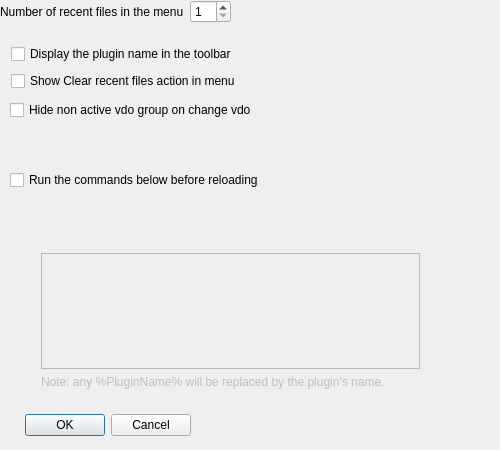
<?xml version="1.0" encoding="UTF-8"?>
<ui version="4.0">
 <author>Borys Jurgiel</author>
 <class>ConfigurationDialogBase</class>
 <widget class="QDialog" name="ConfigurationDialogBase">
  <property name="geometry">
   <rect>
    <x>0</x>
    <y>0</y>
    <width>500</width>
    <height>450</height>
   </rect>
  </property>
  <property name="sizePolicy">
   <sizepolicy hsizetype="Preferred" vsizetype="Preferred">
    <horstretch>0</horstretch>
    <verstretch>0</verstretch>
   </sizepolicy>
  </property>
  <property name="maximumSize">
   <size>
    <width>500</width>
    <height>500</height>
   </size>
  </property>
  <property name="contextMenuPolicy">
   <enum>Qt::DefaultContextMenu</enum>
  </property>
  <property name="windowTitle">
   <string>Configure Carindb VDO</string>
  </property>
  <property name="whatsThis">
   <string/>
  </property>
  <widget class="QDialogButtonBox" name="buttonBox">
   <property name="geometry">
    <rect>
     <x>11</x>
     <y>411</y>
     <width>193</width>
     <height>28</height>
    </rect>
   </property>
   <property name="focusPolicy">
    <enum>Qt::NoFocus</enum>
   </property>
   <property name="standardButtons">
    <set>QDialogButtonBox::Cancel|QDialogButtonBox::Ok</set>
   </property>
   <property name="centerButtons">
    <bool>true</bool>
   </property>
  </widget>
  <widget class="QCheckBox" name="cbToolButtonText">
   <property name="geometry">
    <rect>
     <x>11</x>
     <y>44</y>
     <width>243</width>
     <height>20</height>
    </rect>
   </property>
   <property name="toolTip">
    <string>Display description with the current plugin name beside the icon in the Plugin toolbar.</string>
   </property>
   <property name="text">
    <string>Display the plugin name in the toolbar</string>
   </property>
  </widget>
  <widget class="QCheckBox" name="cbExtraCommands">
   <property name="geometry">
    <rect>
     <x>10</x>
     <y>170</y>
     <width>273</width>
     <height>20</height>
    </rect>
   </property>
   <property name="sizePolicy">
    <sizepolicy hsizetype="Expanding" vsizetype="Fixed">
     <horstretch>0</horstretch>
     <verstretch>0</verstretch>
    </sizepolicy>
   </property>
   <property name="toolTip">
    <string>&lt;html&gt;&lt;head/&gt;&lt;body&gt;&lt;p&gt;QGIS will try to execute any commands typed here in a shell before reloading the plugin.&lt;/p&gt;
&lt;p&gt;This can be useful, for example, if you need to copy the new source code into the QGIS plugins directory.&lt;/p&gt;&lt;/body&gt;&lt;/html&gt;</string>
   </property>
   <property name="text">
    <string>Run the commands below before reloading</string>
   </property>
  </widget>
  <widget class="QCheckBox" name="cbShowClearRecent">
   <property name="geometry">
    <rect>
     <x>11</x>
     <y>71</y>
     <width>248</width>
     <height>20</height>
    </rect>
   </property>
   <property name="text">
    <string>Show Clear recent files action in menu</string>
   </property>
  </widget>
  <widget class="QCheckBox" name="cbHideNonActiveVdo">
   <property name="geometry">
    <rect>
     <x>10</x>
     <y>100</y>
     <width>273</width>
     <height>20</height>
    </rect>
   </property>
   <property name="sizePolicy">
    <sizepolicy hsizetype="Expanding" vsizetype="Fixed">
     <horstretch>0</horstretch>
     <verstretch>0</verstretch>
    </sizepolicy>
   </property>
   <property name="toolTip">
    <string>&lt;html&gt;&lt;head/&gt;&lt;body&gt;&lt;p&gt;QGIS will try to execute any commands typed here in a shell before reloading the plugin.&lt;/p&gt;
&lt;p&gt;This can be useful, for example, if you need to copy the new source code into the QGIS plugins directory.&lt;/p&gt;&lt;/body&gt;&lt;/html&gt;</string>
   </property>
   <property name="text">
    <string>Hide non active vdo group on change vdo</string>
   </property>
  </widget>
  <widget class="QWidget" name="">
   <property name="geometry">
    <rect>
     <x>11</x>
     <y>204</y>
     <width>409</width>
     <height>191</height>
    </rect>
   </property>
   <layout class="QGridLayout" name="gridLayout_2">
    <property name="topMargin">
     <number>49</number>
    </property>
    <property name="bottomMargin">
     <number>6</number>
    </property>
    <item row="0" column="0">
     <spacer name="horizontalSpacer">
      <property name="orientation">
       <enum>Qt::Horizontal</enum>
      </property>
      <property name="sizeType">
       <enum>QSizePolicy::Fixed</enum>
      </property>
      <property name="sizeHint" stdset="0">
       <size>
        <width>30</width>
        <height>20</height>
       </size>
      </property>
     </spacer>
    </item>
    <item row="0" column="1">
     <widget class="QPlainTextEdit" name="pteExtraCommands">
      <property name="enabled">
       <bool>false</bool>
      </property>
      <property name="toolTip">
       <string>&lt;html&gt;&lt;head/&gt;&lt;body&gt;&lt;p&gt;QGIS will try to execute any commands typed here in a shell before reloading the plugin.&lt;/p&gt;
&lt;p&gt;This can be useful, for example, if you need to copy the new source code into the QGIS plugins directory.&lt;/p&gt;&lt;/body&gt;&lt;/html&gt;</string>
      </property>
     </widget>
    </item>
    <item row="1" column="1">
     <widget class="QLabel" name="lblExtraCommands">
      <property name="enabled">
       <bool>false</bool>
      </property>
      <property name="text">
       <string>Note: any %PluginName% will be replaced by the plugin's name.</string>
      </property>
      <property name="buddy">
       <cstring>pteExtraCommands</cstring>
      </property>
     </widget>
    </item>
   </layout>
  </widget>
  <widget class="QWidget" name="">
   <layout class="QHBoxLayout" name="horizontalLayout">
    <item>
     <widget class="QLabel" name="label">
      <property name="sizePolicy">
       <sizepolicy hsizetype="Expanding" vsizetype="Preferred">
        <horstretch>0</horstretch>
        <verstretch>0</verstretch>
       </sizepolicy>
      </property>
      <property name="toolTip">
       <string>Maximum number of entries in the drop-down menu</string>
      </property>
      <property name="text">
       <string>Number of recent files in the menu</string>
      </property>
     </widget>
    </item>
    <item>
     <widget class="QSpinBox" name="sbRecentFilesCount">
      <property name="minimum">
       <number>1</number>
      </property>
      <property name="maximum">
       <number>32</number>
      </property>
      <property name="value">
       <number>1</number>
      </property>
     </widget>
    </item>
   </layout>
  </widget>
 </widget>
 <tabstops>
  <tabstop>sbRecentFilesCount</tabstop>
  <tabstop>cbToolButtonText</tabstop>
  <tabstop>cbExtraCommands</tabstop>
  <tabstop>pteExtraCommands</tabstop>
 </tabstops>
 <resources/>
 <connections>
  <connection>
   <sender>buttonBox</sender>
   <signal>accepted()</signal>
   <receiver>ConfigurationDialogBase</receiver>
   <slot>accept()</slot>
   <hints>
    <hint type="sourcelabel">
     <x>117</x>
     <y>192</y>
    </hint>
    <hint type="destinationlabel">
     <x>42</x>
     <y>91</y>
    </hint>
   </hints>
  </connection>
  <connection>
   <sender>buttonBox</sender>
   <signal>rejected()</signal>
   <receiver>ConfigurationDialogBase</receiver>
   <slot>reject()</slot>
   <hints>
    <hint type="sourcelabel">
     <x>253</x>
     <y>192</y>
    </hint>
    <hint type="destinationlabel">
     <x>208</x>
     <y>20</y>
    </hint>
   </hints>
  </connection>
  <connection>
   <sender>cbExtraCommands</sender>
   <signal>toggled(bool)</signal>
   <receiver>pteExtraCommands</receiver>
   <slot>setEnabled(bool)</slot>
   <hints>
    <hint type="sourcelabel">
     <x>249</x>
     <y>78</y>
    </hint>
    <hint type="destinationlabel">
     <x>267</x>
     <y>127</y>
    </hint>
   </hints>
  </connection>
  <connection>
   <sender>cbExtraCommands</sender>
   <signal>toggled(bool)</signal>
   <receiver>lblExtraCommands</receiver>
   <slot>setEnabled(bool)</slot>
   <hints>
    <hint type="sourcelabel">
     <x>249</x>
     <y>78</y>
    </hint>
    <hint type="destinationlabel">
     <x>267</x>
     <y>172</y>
    </hint>
   </hints>
  </connection>
 </connections>
</ui>
